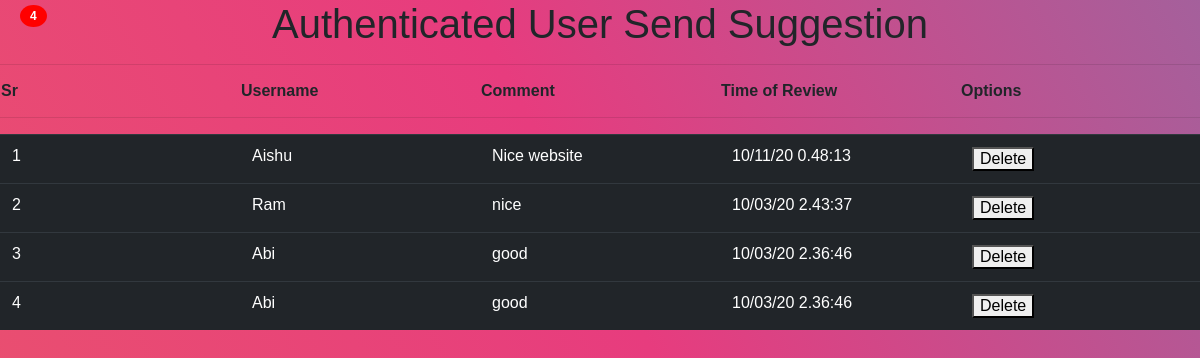
The page /adsuggestion.php on the database its author committed.
### tables this page shows
CREATE TABLE `reviewtable` (
  `username` varchar(20) NOT NULL,
  `comment` varchar(100) NOT NULL,
  `time` varchar(100) NOT NULL
);

### adsuggestion.php (the view, shortened to what this page needs)
<link rel="stylesheet" href="https://stackpath.bootstrapcdn.com/bootstrap/4.1.3/css/bootstrap.min.css">
<center><h1>Authenticated User Send Suggestion</h1></center><hr>
<?php
$i=0;
if($_SERVER['REQUEST_METHOD']=="GET"){
$localhost = "localhost";
$usernamew = "root";
$passwordw = "";
$db = "expdb";
$conn = mysqli_connect($localhost,$usernamew,$passwordw,$db);
if(!$conn){
echo "Connection error";
}
else{
$sql = "Select * from reviewtable order by time desc";
$result = mysqli_query($conn,$sql);
echo "<table class='cont-head'>";
echo "<tr >";
echo "<td>Sr</td><td>Username</td><td>Comment</td><td>Time of Review</td><td>Options</td>";
echo "</tr>";
echo "</table><hr>";
echo "<table class='cont table table-hover table-dark'>";
if (mysqli_num_rows($result) > 0) {
while($row = mysqli_fetch_assoc($result)){
    $i++;
echo "<tr >";
echo  "<td >".$i."</td>"."<td>".$row["username"]."</td><td>".$row["comment"]."</td><td>".$row["time"]."</td><td><button >Delete</button>";
echo "</td>";
echo "</tr>";
}
echo "</table>";
echo "<span class='badge'>$i</span>";
}
else{
echo "0 results";
}
}
}
?>

### adsuggestion.php (style rules this page uses)
.cont { width:100%; }
.cont-head { width:100%; font-weight: bolder; }
td { width:15%; }
.badge { position: absolute; top: 5px; left:20px; padding: 5px 10px; border-radius: 50%; background-color: red; color: white; }

### rows shown on the page
reviewtable: username "Aishu", comment "Nice website", time "10/11/20 0.48:13"
reviewtable: username "Ram", comment "nice", time "10/03/20 2.43:37"
reviewtable: username "Abi", comment "good", time "10/03/20 2.36:46"
reviewtable: username "Abi", comment "good", time "10/03/20 2.36:46"

### other values the page prints
$i "4"
